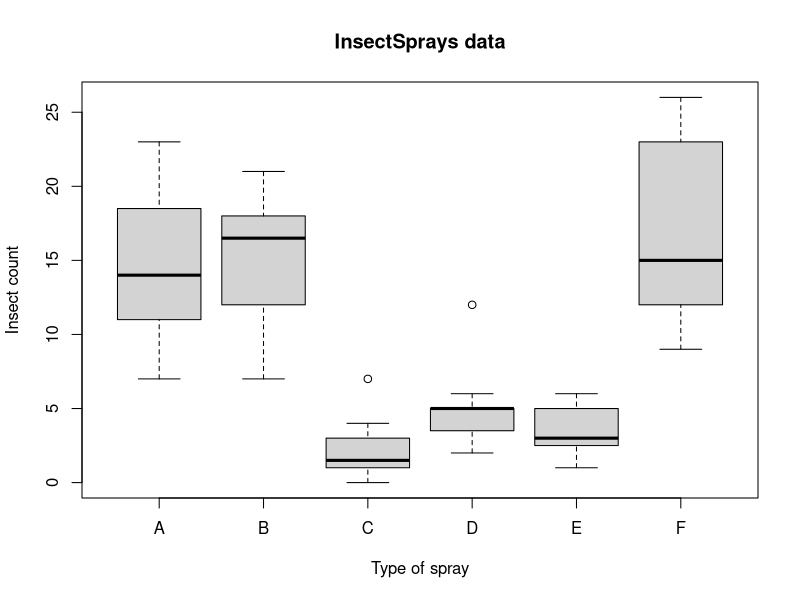
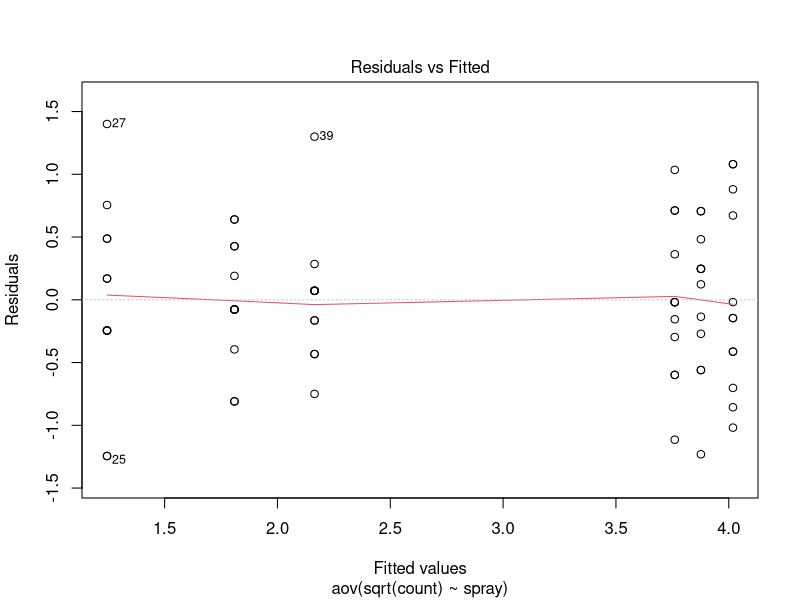
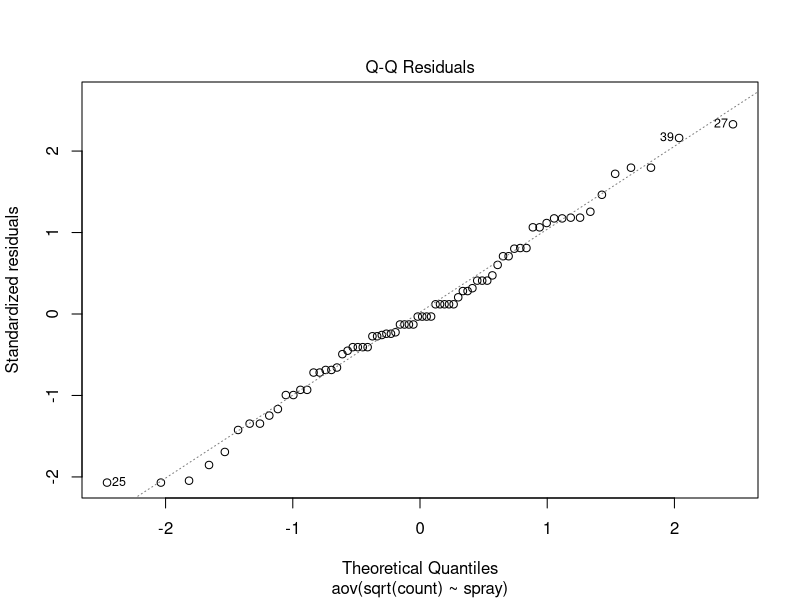
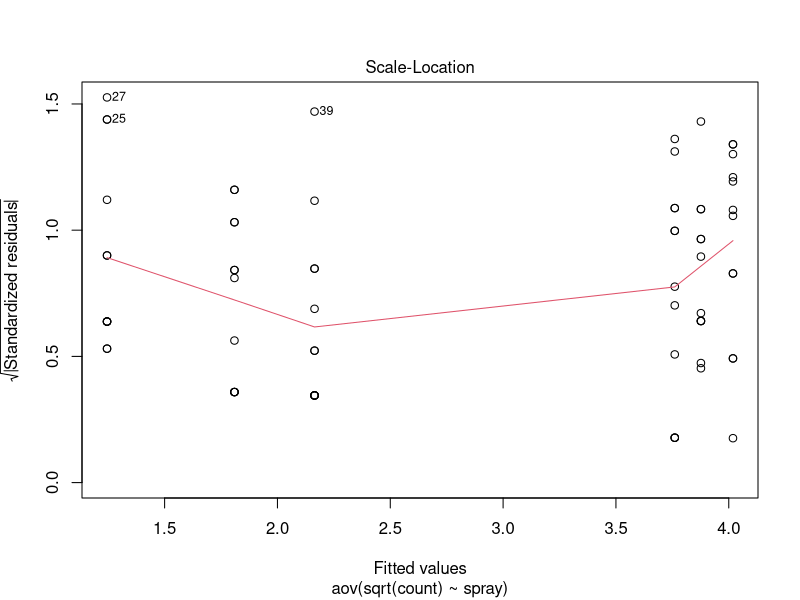
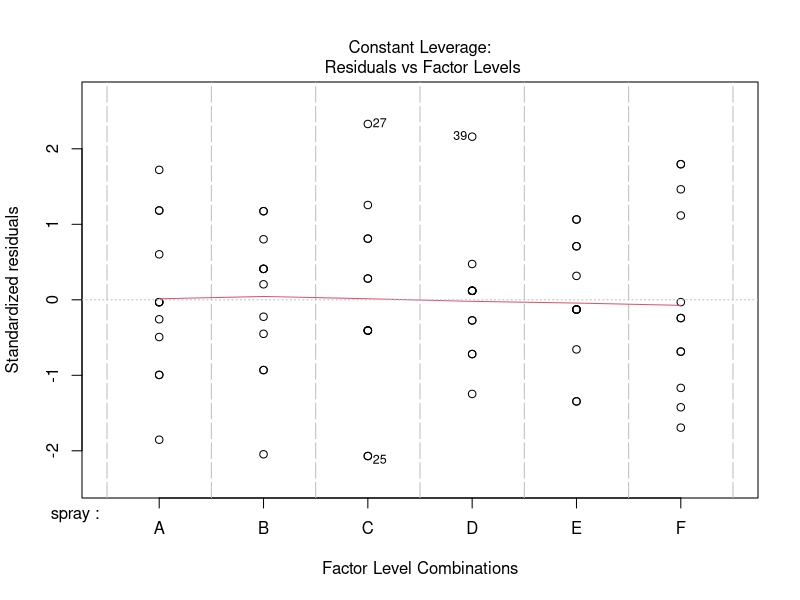

Generate these figures, in order, with R:
library(BayesFactor)


### Name: oneWayAOV.Fstat
### Title: Use F statistic to compute Bayes factor for balanced one-way
###   designs
### Aliases: oneWayAOV.Fstat
### Keywords: htest

### ** Examples

## Example data "InsectSprays" - see ?InsectSprays
require(stats); require(graphics)
boxplot(count ~ spray, data = InsectSprays, xlab = "Type of spray", 
        ylab = "Insect count", main = "InsectSprays data", varwidth = TRUE, 
        col = "lightgray")

## Classical analysis (with transformation)
classical <- aov(sqrt(count) ~ spray, data = InsectSprays)
plot(classical)
summary(classical)

## Bayes factor (a very large number)
Fvalue <- anova(classical)$"F value"[1]
result <- oneWayAOV.Fstat(Fvalue, N=12, J=6)
exp(result[['bf']])
